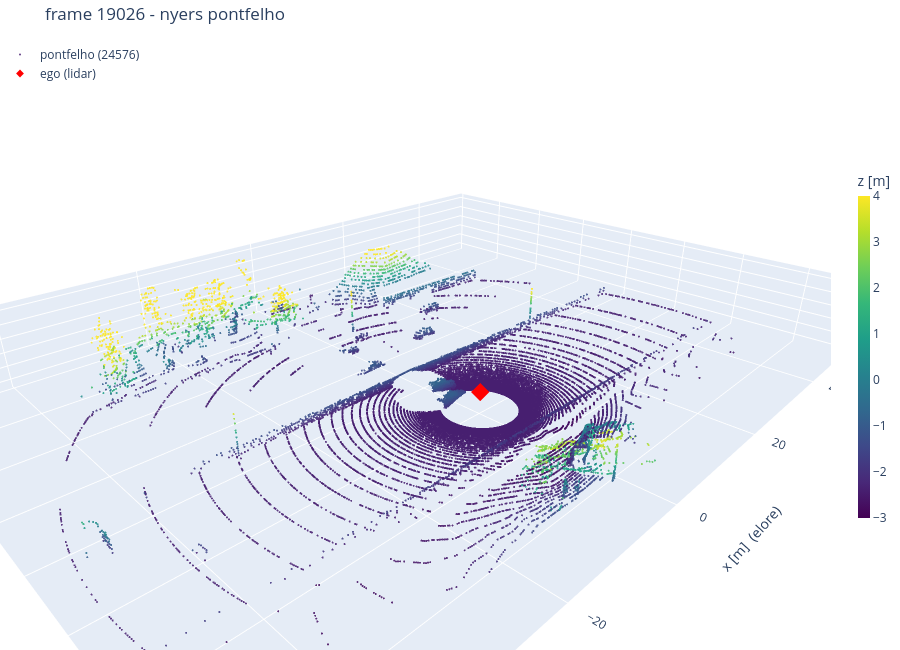
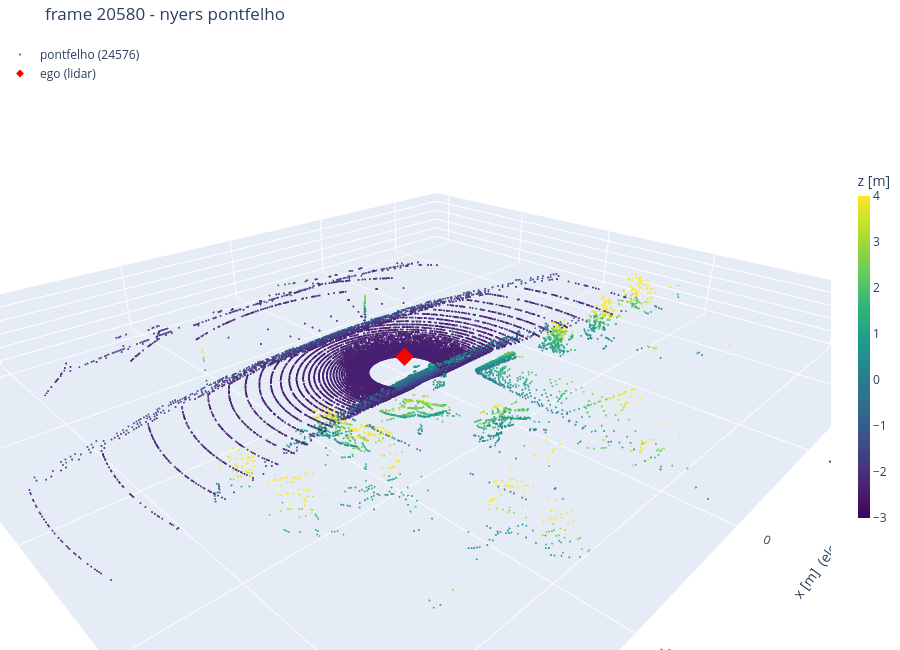
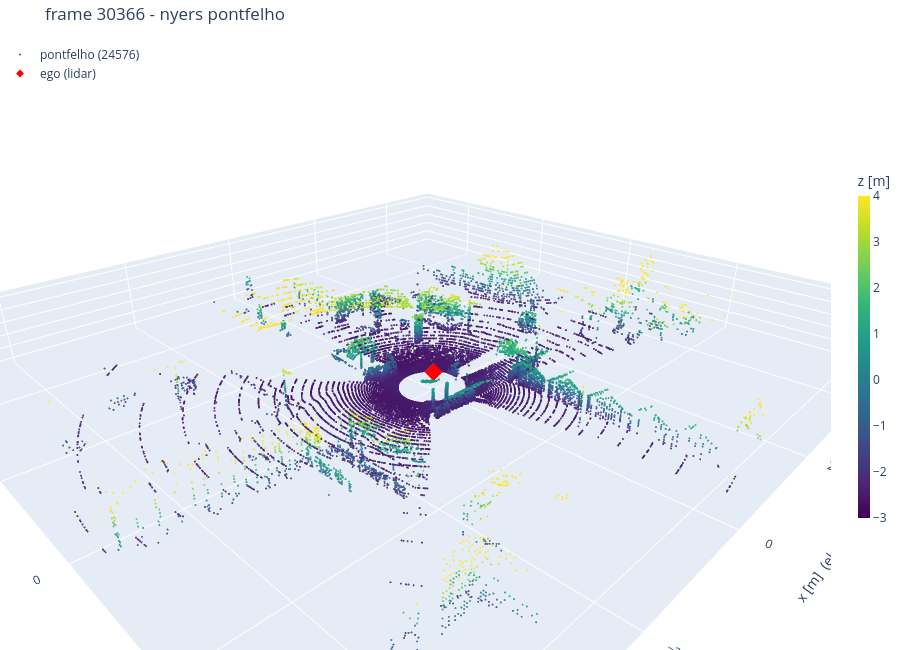

Write notebook code for charts like these, in order.
### Code cell
# Ugyanaz a harom frame 3D-ben, forgathatoan.
for idx, pts in zip(SHOW_IDX, _show_pts):
    show_3d(pts, title=f"frame {idx} - nyers pontfelho")

### Figure 1 — Plotly figure (JSON) as saved in the notebook; plotly's stock layout.template omitted (floating-point values rounded to 4 significant figures; data arrays with more than 128 entries replaced by an {"elided": "..."} marker saying what was removed)
{"data": [{"hovertemplate": "x %{x:.1f}<br>y %{y:.1f}<br>z %{z:.1f}<extra></extra>", "marker": {"cmax": 4, "cmin": -3, "color": {"elided": "24576 float values"}, "colorbar": {"len": 0.6, "thickness": 12, "title": {"text": "z [m]"}}, "colorscale": [[0, "#440154"], [0.1111, "#482878"], [0.2222, "#3e4989"], [0.3333, "#31688e"], [0.4444, "#26828e"], [0.5556, "#1f9e89"], [0.6667, "#35b779"], [0.7778, "#6ece58"], [0.8889, "#b5de2b"], [1, "#fde725"]], "opacity": 0.85, "size": 1.2}, "mode": "markers", "name": "pontfelho (24576)", "type": "scatter3d", "x": {"elided": "24576 float values"}, "y": {"elided": "24576 float values"}, "z": {"elided": "24576 float values"}}, {"hoverinfo": "name", "marker": {"color": "red", "size": 6, "symbol": "diamond"}, "mode": "markers", "name": "ego (lidar)", "type": "scatter3d", "x": [0], "y": [0], "z": [0]}], "layout": {"height": 650, "legend": {"x": 0, "y": 1}, "margin": {"b": 0, "l": 0, "r": 0, "t": 40}, "scene": {"aspectmode": "data", "camera": {"eye": {"x": -1.4, "y": -1.4, "z": 0.9}}, "xaxis": {"title": {"text": "x [m]  (elore)"}}, "yaxis": {"title": {"text": "y [m]  (balra)"}}, "zaxis": {"title": {"text": "z [m]  (fel)"}}}, "title": {"text": "frame 19026 - nyers pontfelho"}}}

### Figure 2 — Plotly figure (JSON) as saved in the notebook; plotly's stock layout.template omitted (floating-point values rounded to 4 significant figures; data arrays with more than 128 entries replaced by an {"elided": "..."} marker saying what was removed)
{"data": [{"hovertemplate": "x %{x:.1f}<br>y %{y:.1f}<br>z %{z:.1f}<extra></extra>", "marker": {"cmax": 4, "cmin": -3, "color": {"elided": "24576 float values"}, "colorbar": {"len": 0.6, "thickness": 12, "title": {"text": "z [m]"}}, "colorscale": [[0, "#440154"], [0.1111, "#482878"], [0.2222, "#3e4989"], [0.3333, "#31688e"], [0.4444, "#26828e"], [0.5556, "#1f9e89"], [0.6667, "#35b779"], [0.7778, "#6ece58"], [0.8889, "#b5de2b"], [1, "#fde725"]], "opacity": 0.85, "size": 1.2}, "mode": "markers", "name": "pontfelho (24576)", "type": "scatter3d", "x": {"elided": "24576 float values"}, "y": {"elided": "24576 float values"}, "z": {"elided": "24576 float values"}}, {"hoverinfo": "name", "marker": {"color": "red", "size": 6, "symbol": "diamond"}, "mode": "markers", "name": "ego (lidar)", "type": "scatter3d", "x": [0], "y": [0], "z": [0]}], "layout": {"height": 650, "legend": {"x": 0, "y": 1}, "margin": {"b": 0, "l": 0, "r": 0, "t": 40}, "scene": {"aspectmode": "data", "camera": {"eye": {"x": -1.4, "y": -1.4, "z": 0.9}}, "xaxis": {"title": {"text": "x [m]  (elore)"}}, "yaxis": {"title": {"text": "y [m]  (balra)"}}, "zaxis": {"title": {"text": "z [m]  (fel)"}}}, "title": {"text": "frame 20580 - nyers pontfelho"}}}

### Figure 3 — Plotly figure (JSON) as saved in the notebook; plotly's stock layout.template omitted (floating-point values rounded to 4 significant figures; data arrays with more than 128 entries replaced by an {"elided": "..."} marker saying what was removed)
{"data": [{"hovertemplate": "x %{x:.1f}<br>y %{y:.1f}<br>z %{z:.1f}<extra></extra>", "marker": {"cmax": 4, "cmin": -3, "color": {"elided": "24576 float values"}, "colorbar": {"len": 0.6, "thickness": 12, "title": {"text": "z [m]"}}, "colorscale": [[0, "#440154"], [0.1111, "#482878"], [0.2222, "#3e4989"], [0.3333, "#31688e"], [0.4444, "#26828e"], [0.5556, "#1f9e89"], [0.6667, "#35b779"], [0.7778, "#6ece58"], [0.8889, "#b5de2b"], [1, "#fde725"]], "opacity": 0.85, "size": 1.2}, "mode": "markers", "name": "pontfelho (24576)", "type": "scatter3d", "x": {"elided": "24576 float values"}, "y": {"elided": "24576 float values"}, "z": {"elided": "24576 float values"}}, {"hoverinfo": "name", "marker": {"color": "red", "size": 6, "symbol": "diamond"}, "mode": "markers", "name": "ego (lidar)", "type": "scatter3d", "x": [0], "y": [0], "z": [0]}], "layout": {"height": 650, "legend": {"x": 0, "y": 1}, "margin": {"b": 0, "l": 0, "r": 0, "t": 40}, "scene": {"aspectmode": "data", "camera": {"eye": {"x": -1.4, "y": -1.4, "z": 0.9}}, "xaxis": {"title": {"text": "x [m]  (elore)"}}, "yaxis": {"title": {"text": "y [m]  (balra)"}}, "zaxis": {"title": {"text": "z [m]  (fel)"}}}, "title": {"text": "frame 30366 - nyers pontfelho"}}}
